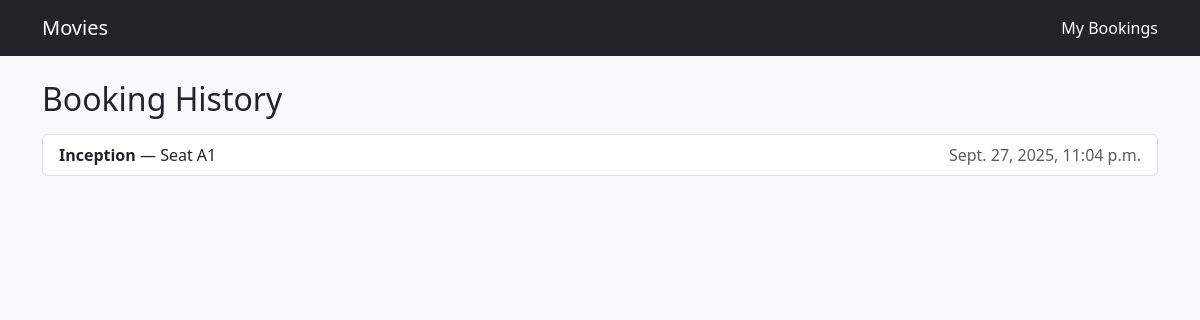
Before: /bookings/history/ with the older database file.
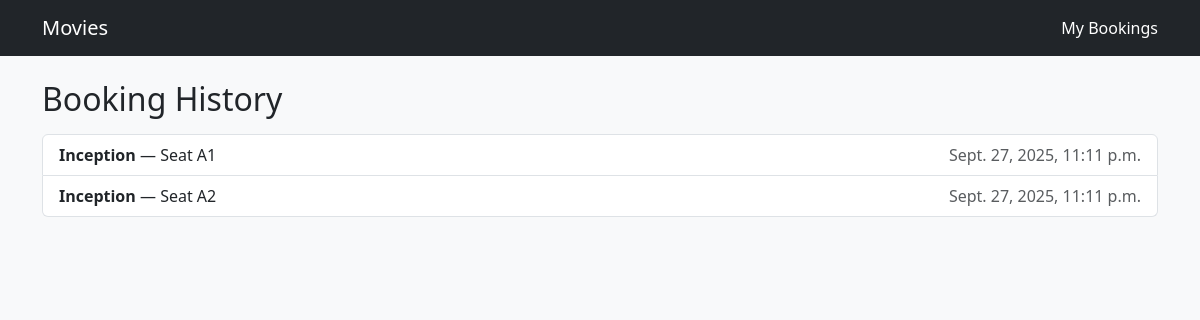
After: the same page with the newer database file.
### bookings/models.py (models this page shows, shortened)
class Booking(models.Model):
    movie = models.ForeignKey(Movie, on_delete=models.CASCADE, related_name="bookings")
    seat = models.ForeignKey(Seat, on_delete=models.PROTECT, related_name="bookings")
    booking_date = models.DateTimeField(auto_now_add=True)
    class Meta:
        constraints = [
            models.UniqueConstraint(fields=["movie", "seat"], name="unique_seat_per_movie")
        ]

class Movie(models.Model):
    title = models.CharField(max_length=200)
    description = models.TextField(blank=True)
    release_date = models.DateField()
    duration = models.PositiveIntegerField(help_text="Duration in minutes")

class Seat(models.Model):
    class Status(models.TextChoices):
        AVAILABLE = "available", "Available"
        BOOKED = "booked", "Booked"
        MAINTENANCE = "maintenance", "Maintenance"
    seat_number = models.CharField(max_length=10, unique=True)
    booking_status = models.CharField(
        max_length=12,
        choices=Status.choices,
        default=Status.AVAILABLE,
    )

### bookings/web_views.py (the view)
# urls.py: path("bookings/history/", web_views.booking_history, name="booking_history"),
def booking_history(request):
    bookings = (
        Booking.objects
        .select_related("movie", "seat")
        .order_by("-booking_date")
    )
    return render(request, "bookings/booking_history.html", {"bookings": bookings})

### bookings/templates/bookings/booking_history.html (shortened to what this page needs)
{% extends "bookings/base.html" %}
{% block content %}
<h2 class="mb-3">Booking History</h2>
<ul class="list-group">
  {% for b in bookings %}
    <li class="list-group-item d-flex justify-content-between">
      <span><strong>{{ b.movie.title }}</strong> — Seat {{ b.seat.seat_number }}</span>
      <span class="text-muted">{{ b.booking_date }}</span>
    </li>
  {% empty %}
    <li class="list-group-item">No bookings yet.</li>
  {% endfor %}
</ul>
{% endblock %}

### bookings/templates/bookings/base.html (shortened to what this page needs)
<!doctype html>
<html lang="en">
  <head>
    <link rel="stylesheet"
      href="https://cdn.jsdelivr.net/npm/bootstrap@5.3.3/dist/css/bootstrap.min.css">
  </head>
  <body class="bg-light">
    <nav class="navbar navbar-expand-lg navbar-dark bg-dark mb-4">
      <div class="container">
        <a class="navbar-brand" href="{% url 'movie_list' %}">Movies</a>
        <a class="nav-link text-white" href="{% url 'booking_history' %}">My Bookings</a>
      </div>
    </nav>
    <main class="container">
      {% block content %}{% endblock %}
    </main>
  </body>
</html>

Changed rows visible on the page:
removed Booking: movie "Inception", seat.seat_number "A1", booking_date "Sept. 27, 2025, 11:04 p.m."
added Booking: movie "Inception", seat.seat_number "A1", booking_date "Sept. 27, 2025, 11:11 p.m."
added Booking: movie "Inception", seat.seat_number "A2", booking_date "Sept. 27, 2025, 11:11 p.m."
